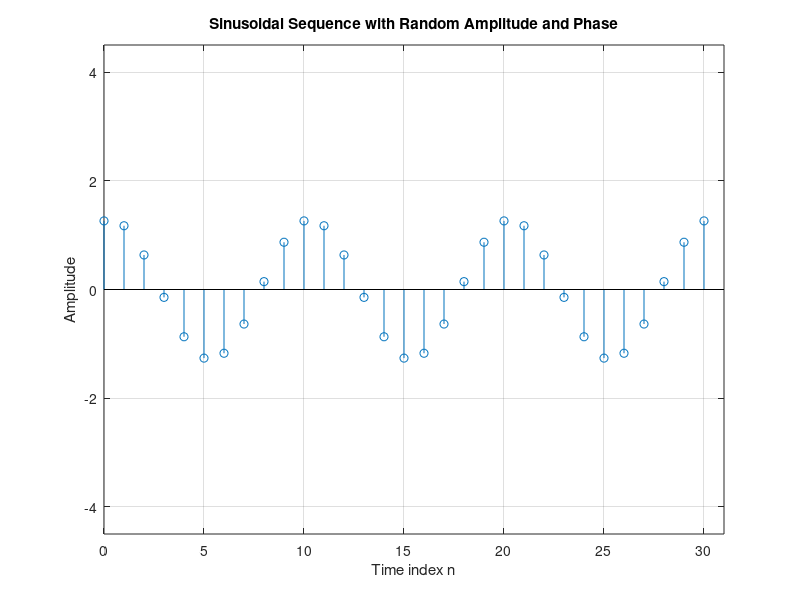

MATLAB code to generate this figure:
% Program Q1.28
n=0:30;
f=0.1;
A = 4*rand;
phi = 2*pi*rand;
arg = 2*pi*f*n + phi;
x = A*cos(arg);
stem(n, x);
axis([0 31 -4.5 4.5]);
title('Sinusoidal Sequence with Random Amplitude and Phase');
xlabel('Time index n');
ylabel('Amplitude');
grid;
axis;
